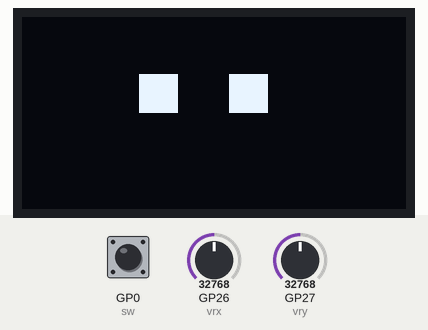
This program was run on a simulated Raspberry Pi Pico running MicroPython. Shown: 128×64 one-colour display. Inputs (shaded band) come from the test bench; at power-on: GP0 (sw) HIGH, GP26 (vrx) = 32768, GP27 (vry) = 32768 (analog values on the 0–65535 scale). Random numbers come from a fixed seed; library files of the repository ran but are not shown: ssd1306.py; what the program prints to the serial console is not drawn.

Above: at 1.2 s.
1.3 s: GP0 (sw) pulled LOW for 0.6 s
At 2.03 s:
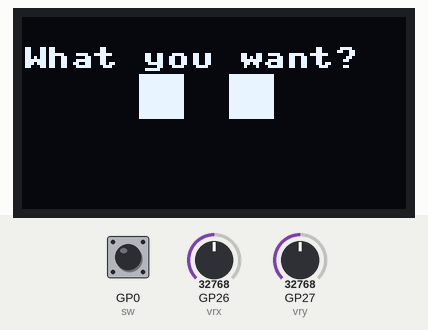
3.4 s: GP26 (vrx) set to 45874
At 4.36 s:
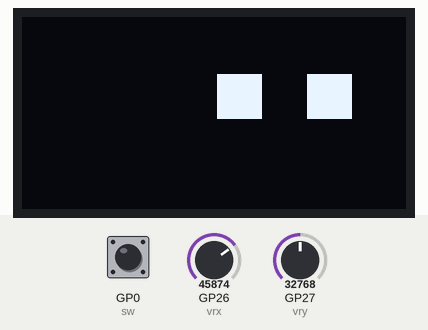
5.1 s: GP27 (vry) set to 45874
At 6.6 s:
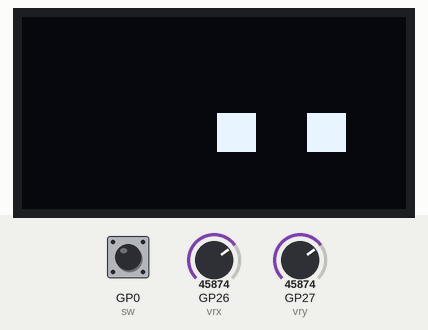
6.7 s: GP0 (sw) pulled LOW for 1 s
At 7.35 s:
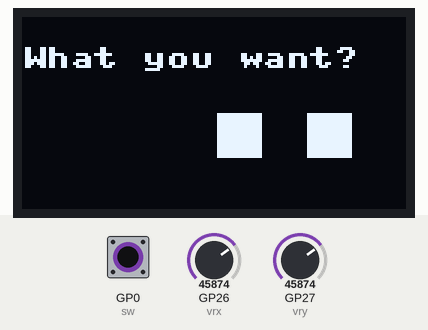
9.2 s: GP26 (vrx) set to 57670
At 10.25 s:
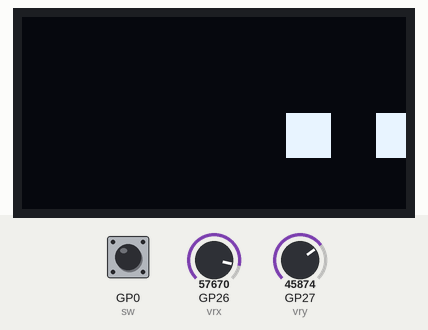
11.1 s: GP27 (vry) set to 57670
At 11.74 s:
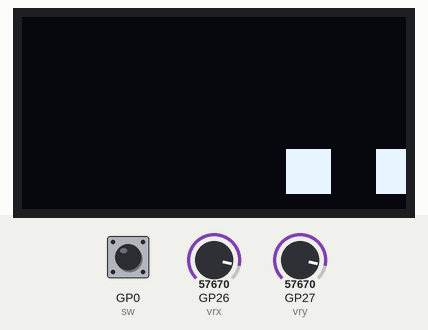
Timing chart, 0 to 14.0 s (numbered marks = the images above; inputs shaded):
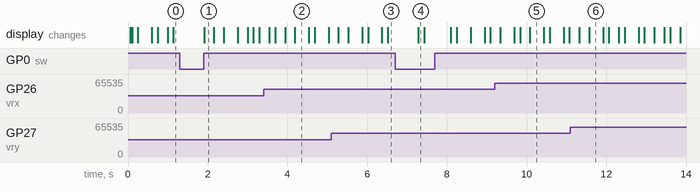

The program:

PS2_joystick_oled_main.py
```python
from machine import Pin, I2C, ADC
from ssd1306 import SSD1306_I2C
import utime
from random import randint


WIDTH = 128
HEIGHT = 64

i2c_oled = I2C(1, sda=Pin(2), scl=Pin(3), freq=200000)
oled = SSD1306_I2C(WIDTH, HEIGHT, i2c_oled)
oled.fill(0)

vrx = ADC(0)
vry = ADC(1)
sw = Pin(0, Pin.IN, Pin.PULL_UP)

# mapping the reading from 240-65535 to  0-128, screen width
def x_map(reading):
    return int((reading - 240) * (128 - 0) / (65535 - 240) + 0)

# mapping the reading from 240-65535 to  0-64, screen height
def y_map(reading):
    return int((reading - 240) * (64 - 0) / (65535 - 240) + 0)


while True:

    cx = WIDTH / 2
    cy = HEIGHT /2

    read_vrx = vrx.read_u16()
    read_vry = vry.read_u16()

    x_rate = x_map(read_vrx) - 88.0
    y_rate = y_map(read_vry) - 44.0
    print(x_rate, y_rate)
    if (cx + x_rate) <= 0:
        rec_x = 0
    else:
        rec_x = int(cx +  x_rate)
        if rec_x >=90:
            rec_x = 128 - 45

    if (cy + y_rate) <= 0:
        rec_y = 0
    else:
        rec_y = int(cy +  y_rate)
        if rec_y >=64:
            rec_y = 64 - 15 - 5
#
    if sw.value() == 0:
        utime.sleep(0.02)
        if sw.value() == 0:
            oled.fill(0)
            oled.text("What you want? ", 0 ,10)
            utime.sleep(0.5)

    oled.fill_rect( rec_x, rec_y, 15, 15, 1)
    oled.fill_rect( rec_x+30, rec_y, 15, 15, 1)
    oled.show()
    utime.sleep(randint(1, 3) * 0.1)
    oled.fill(0)
    oled.fill_rect( rec_x, rec_y, 13, 13, 1)
    oled.fill_rect( rec_x+30, rec_y, 13, 13, 1)
    oled.show()
    utime.sleep(randint(1, 3) * 0.1)
    oled.fill(0)
    
```
